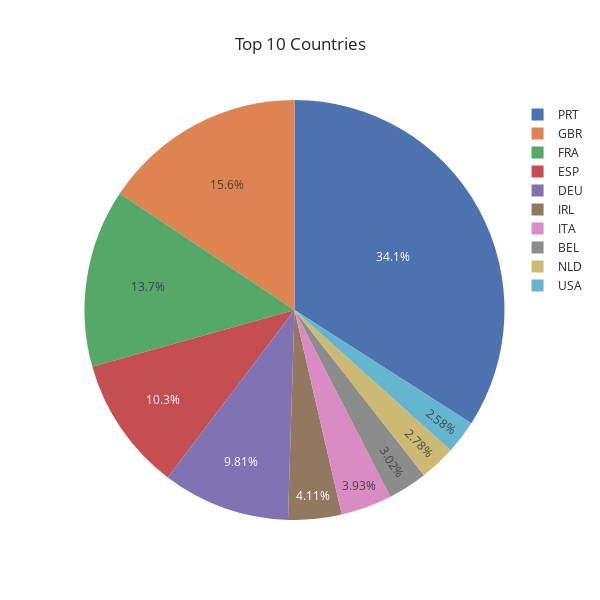

Notebook code cell kept with this figure:
### Markdown cell above
## Part 1 - Exploratory data analysis

### Code cell
# Where do the guests come from?
# filter out the rows where 'is_canceled' is 0
df_country = df[df['is_canceled'] == 0]
df_country.pivot_table(index=['country'], aggfunc='size').sort_values(ascending=False)

# create a pie chart to show the top 10 countries along with the legend
fig = px.pie(
    df_country,
    values=df_country['country'].value_counts().head(10).values,
    names=df_country['country'].value_counts().head(10).index,
    title='Top 10 Countries',
    template='seaborn',
    width=600,
    height=600
)

fig.show()

# df_country['country'].value_counts().head(10).plot.pie(autopct='%1.1f%%', figsize=(10, 10))
# plt.title('Top 10 Countries')
# plt.legend()
# plt.show()

### Figure 1 — Plotly figure (JSON) as saved in the notebook; plotly's stock layout.template omitted (floating-point values rounded to 4 significant figures)
{"data": [{"domain": {"x": [0, 1], "y": [0, 1]}, "hovertemplate": "label=%{label}<br>value=%{value}<extra></extra>", "labels": ["PRT", "GBR", "FRA", "ESP", "DEU", "IRL", "ITA", "BEL", "NLD", "USA"], "legendgroup": "", "name": "", "showlegend": true, "type": "pie", "values": [21071, 9676, 8481, 6391, 6069, 2543, 2433, 1868, 1717, 1596]}], "layout": {"height": 600, "legend": {"tracegroupgap": 0}, "title": {"text": "Top 10 Countries"}, "width": 600}}
